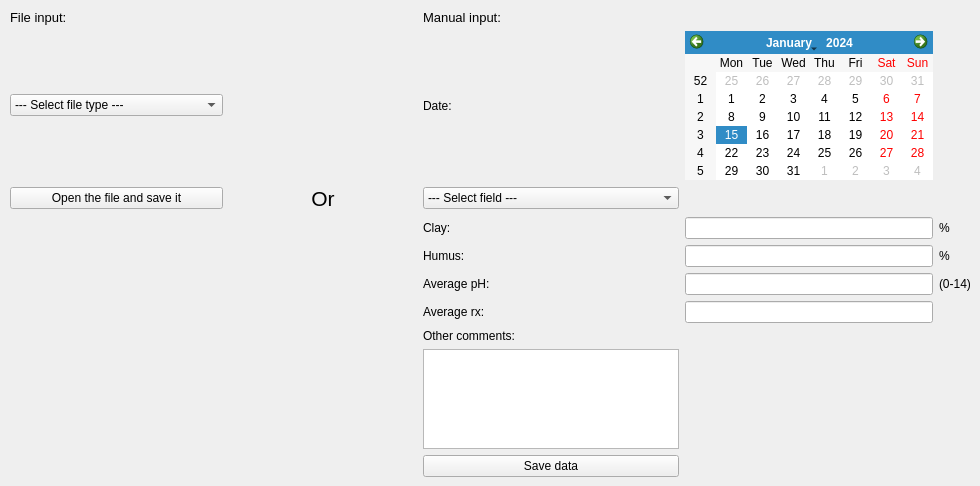
          <widget class="QWidget" name="tab_15">
           <attribute name="title">
            <string>Soil</string>
           </attribute>
           <widget class="QWidget" name="gridLayoutWidget_15">
            <property name="geometry">
             <rect>
              <x>10</x>
              <y>10</y>
              <width>961</width>
              <height>467</height>
             </rect>
            </property>
            <layout class="QGridLayout" name="gridLayout_15">
             <item row="4" column="4">
              <widget class="QLabel" name="label_91">
               <property name="text">
                <string>Humus:</string>
               </property>
              </widget>
             </item>
             <item row="1" column="0">
              <widget class="QComboBox" name="CBSoFileType">
               <property name="locale">
                <locale language="English" country="UnitedKingdom"/>
               </property>
               <item>
                <property name="text">
                 <string>--- Select file type ---</string>
                </property>
               </item>
               <item>
                <property name="text">
                 <string>Text file (.csv; .txt)</string>
                </property>
               </item>
               <item>
                <property name="text">
                 <string>Shape file (.shp)</string>
                </property>
               </item>
               <item>
                <property name="text">
                 <string>Databasefile (.db)</string>
                </property>
               </item>
               <item>
                <property name="text">
                 <string>Georeferenced Raster (.tif; .geotif)</string>
                </property>
               </item>
              </widget>
             </item>
             <item row="8" column="4">
              <widget class="QPlainTextEdit" name="LESoOther"/>
             </item>
             <item row="3" column="5">
              <widget class="QLineEdit" name="LESoClay"/>
             </item>
             <item row="0" column="0">
              <widget class="QLabel" name="label_98">
               <property name="font">
                <font>
                 <pointsize>10</pointsize>
                 <underline>false</underline>
                </font>
               </property>
               <property name="text">
                <string>File input:</string>
               </property>
              </widget>
             </item>
             <item row="2" column="0">
              <widget class="QPushButton" name="PBSoAddFile">
               <property name="locale">
                <locale language="English" country="UnitedKingdom"/>
               </property>
               <property name="text">
                <string>Open the file and save it</string>
               </property>
              </widget>
             </item>
             <item row="3" column="4">
              <widget class="QLabel" name="label_97">
               <property name="text">
                <string>Clay:</string>
               </property>
              </widget>
             </item>
             <item row="0" column="4">
              <widget class="QLabel" name="label_93">
               <property name="font">
                <font>
                 <pointsize>10</pointsize>
                 <underline>false</underline>
                </font>
               </property>
               <property name="text">
                <string>Manual input:</string>
               </property>
              </widget>
             </item>
             <item row="5" column="4">
              <widget class="QLabel" name="label_95">
               <property name="text">
                <string>Average pH:</string>
               </property>
              </widget>
             </item>
             <item row="2" column="2">
              <widget class="QLabel" name="label_102">
               <property name="font">
                <font>
                 <pointsize>16</pointsize>
                 <underline>false</underline>
                </font>
               </property>
               <property name="text">
                <string>Or</string>
               </property>
               <property name="alignment">
                <set>Qt::AlignCenter</set>
               </property>
              </widget>
             </item>
             <item row="2" column="3">
              <spacer name="horizontalSpacer_11">
               <property name="orientation">
                <enum>Qt::Horizontal</enum>
               </property>
               <property name="sizeHint" stdset="0">
                <size>
                 <width>40</width>
                 <height>20</height>
                </size>
               </property>
              </spacer>
             </item>
             <item row="2" column="1">
              <spacer name="horizontalSpacer_10">
               <property name="orientation">
                <enum>Qt::Horizontal</enum>
               </property>
               <property name="sizeHint" stdset="0">
                <size>
                 <width>40</width>
                 <height>20</height>
                </size>
               </property>
              </spacer>
             </item>
             <item row="2" column="4">
              <widget class="QComboBox" name="CBSoField">
               <property name="locale">
                <locale language="English" country="UnitedKingdom"/>
               </property>
               <item>
                <property name="text">
                 <string>--- Select field ---</string>
                </property>
               </item>
              </widget>
             </item>
             <item row="3" column="6">
              <widget class="QLabel" name="label_94">
               <property name="text">
                <string>%</string>
               </property>
              </widget>
             </item>
             <item row="6" column="4">
              <widget class="QLabel" name="label_106">
               <property name="text">
                <string>Average rx:</string>
               </property>
              </widget>
             </item>
             <item row="7" column="4">
              <widget class="QLabel" name="label_92">
               <property name="text">
                <string>Other comments:</string>
               </property>
              </widget>
             </item>
             <item row="9" column="4">
              <widget class="QPushButton" name="PBSoSaveManual">
               <property name="enabled">
                <bool>true</bool>
               </property>
               <property name="locale">
                <locale language="English" country="UnitedKingdom"/>
               </property>
               <property name="text">
                <string>Save data</string>
               </property>
              </widget>
             </item>
             <item row="4" column="5">
              <widget class="QLineEdit" name="LESoHumus"/>
             </item>
             <item row="5" column="5">
              <widget class="QLineEdit" name="LESoPh"/>
             </item>
             <item row="6" column="5">
              <widget class="QLineEdit" name="LESoRx"/>
             </item>
             <item row="4" column="6">
              <widget class="QLabel" name="label_99">
               <property name="text">
                <string>%</string>
               </property>
              </widget>
             </item>
             <item row="5" column="6">
              <widget class="QLabel" name="label_96">
               <property name="text">
                <string>(0-14)</string>
               </property>
              </widget>
             </item>
             <item row="1" column="4">
              <widget class="QLabel" name="label_111">
               <property name="text">
                <string>Date:</string>
               </property>
              </widget>
             </item>
             <item row="1" column="5">
              <widget class="QCalendarWidget" name="DESoil"/>
             </item>
            </layout>
           </widget>
          </widget>
